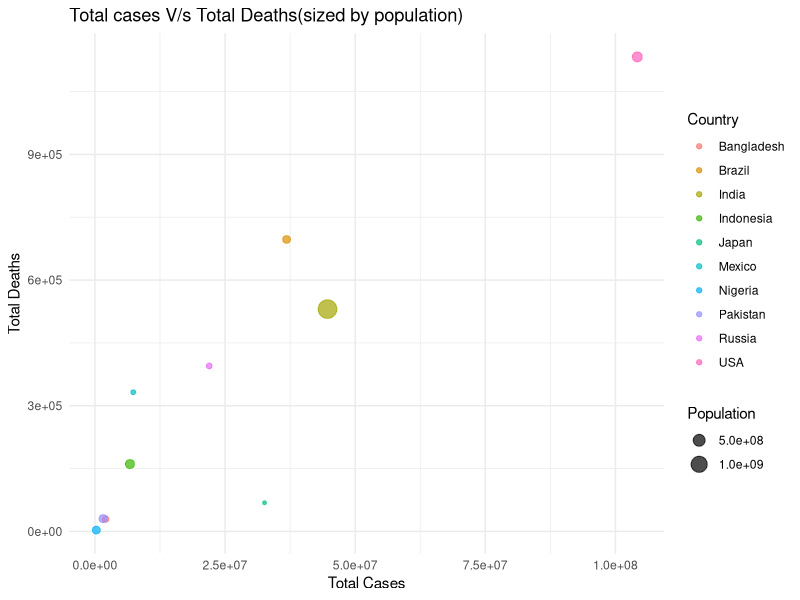
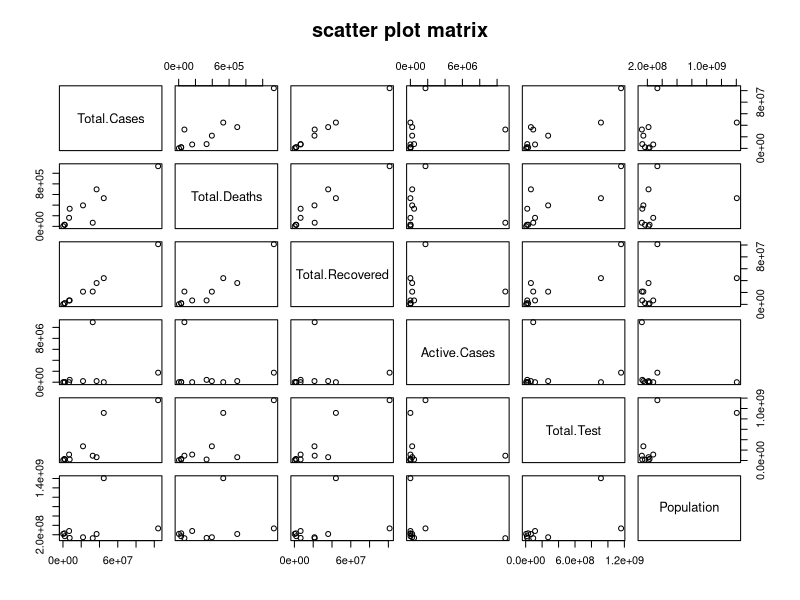
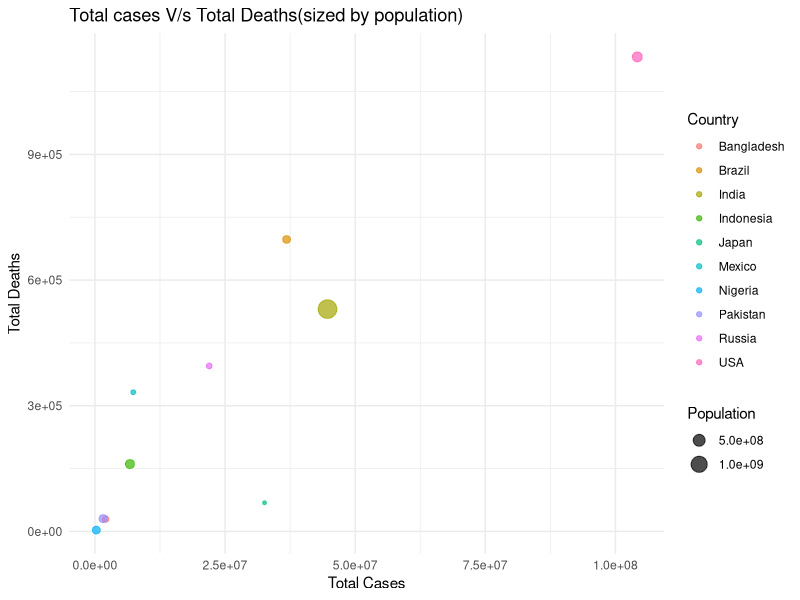
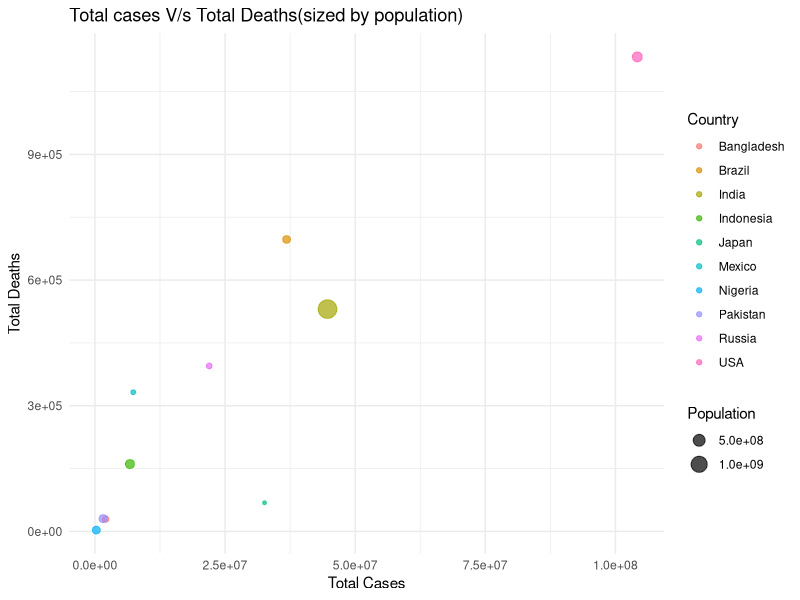

Reproduce these figures in R, in order.
# load the package
library(tidyverse)

# load the data set
data_clean <- read.csv("../data/processed/cleaned_data.csv")

# Convert Population to numeric if necessary
data_clean$Population <- as.numeric(gsub(",", "", data_clean$Population))


# get the top 10 most populated countries
top10_population <- data_clean %>% 
  top_n(10, wt = Population)

# Convert Total.Cases to numeric if necessary
top10_population$Total.Cases <- as.numeric(gsub(",", "", top10_population$Total.Cases))

# Convert Total.Deaths to numeric if necessary
top10_population$Total.Deaths <- as.numeric(gsub(",", "", top10_population$Total.Deaths))

# Convert Population to numeric if necessary
top10_population$Population <- as.numeric(gsub(",", "", top10_population$Population))

# Bubble chart Total cases v/s total Deaths, sized by population of top 10 countries
ggplot(top10_population, aes(x = Total.Cases, y = Total.Deaths, size = Population, color = Country)) + 
  geom_point(alpha = 0.7) +
  theme_minimal() + 
  labs(title = "Total cases V/s Total Deaths(sized by population)", x = "Total Cases", y= "Total Deaths")

# save the plot
ggsave("../output/plots/total_cases_vs_total_deaths_bubble_plot.png")

# Convert Total.Recovered to numeric if necessary
top10_population$Total.Recovered <- as.numeric(gsub(",", "", top10_population$Total.Recovered))

# Convert Active.Cases to numeric if necessary
top10_population$Active.Cases <- as.numeric(gsub(",", "", top10_population$Active.Cases))

# Convert Total.Test to numeric if necessary
top10_population$Total.Test <- as.numeric(gsub(",", "", top10_population$Total.Test))

# scatter plot matrix
pairs(~Total.Cases + Total.Deaths + Total.Recovered + Active.Cases + Total.Test + Population, data = top10_population,
      main = "scatter plot matrix")

# save 
ggsave("../output/plots/scatter_plot_matrix.png")
